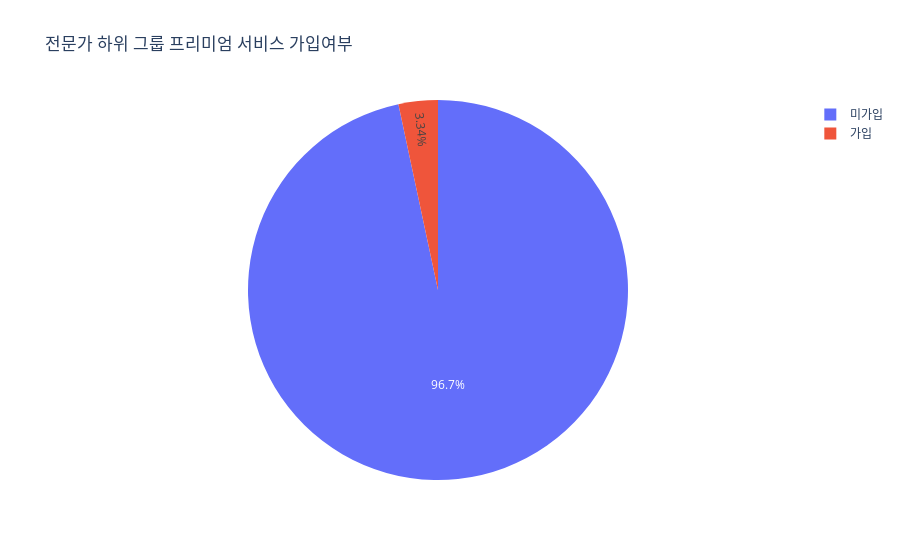
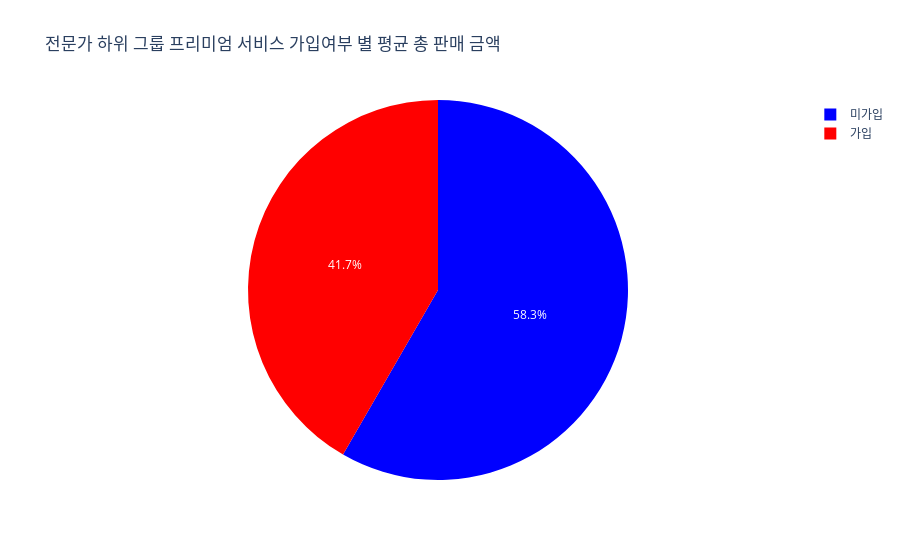

These figures' notebook cell, in order:
### Code cell
pie = low['프리미엄 서비스 가입여부'].value_counts()
A = go.Pie(labels = pie.index,
            values= pie)

data = [A]
layout = go.Layout(title = '전문가 하위 그룹 프리미엄 서비스 가입여부')
fig = go.Figure(data,layout)
fig.show()

pie = low.groupby('프리미엄 서비스 가입여부')['총 판매 금액'].mean()

color_mapping = {"가입": "red", "미가입": "blue"}
colors = [color_mapping.get(label, "gray") for label in pie.index]

A = go.Pie(
    labels=pie.index,
    values=pie,
    marker=dict(colors=colors)
)

data = [A]
layout = go.Layout(title='전문가 하위 그룹 프리미엄 서비스 가입여부 별 평균 총 판매 금액')
fig = go.Figure(data=data, layout=layout)
fig.show()

### Figure 1 — Plotly figure (JSON) as saved in the notebook; plotly's stock layout.template omitted (floating-point values rounded to 4 significant figures)
{"data": [{"labels": ["미가입", "가입"], "type": "pie", "values": [665, 23]}], "layout": {"autosize": true, "title": {"text": "전문가 하위 그룹 프리미엄 서비스 가입여부"}}}

### Figure 2 — Plotly figure (JSON) as saved in the notebook; plotly's stock layout.template omitted (floating-point values rounded to 4 significant figures)
{"data": [{"labels": ["가입", "미가입"], "marker": {"colors": ["red", "blue"]}, "type": "pie", "values": [427100.0, 597900.0]}], "layout": {"autosize": true, "title": {"text": "전문가 하위 그룹 프리미엄 서비스 가입여부 별 평균 총 판매 금액"}}}
